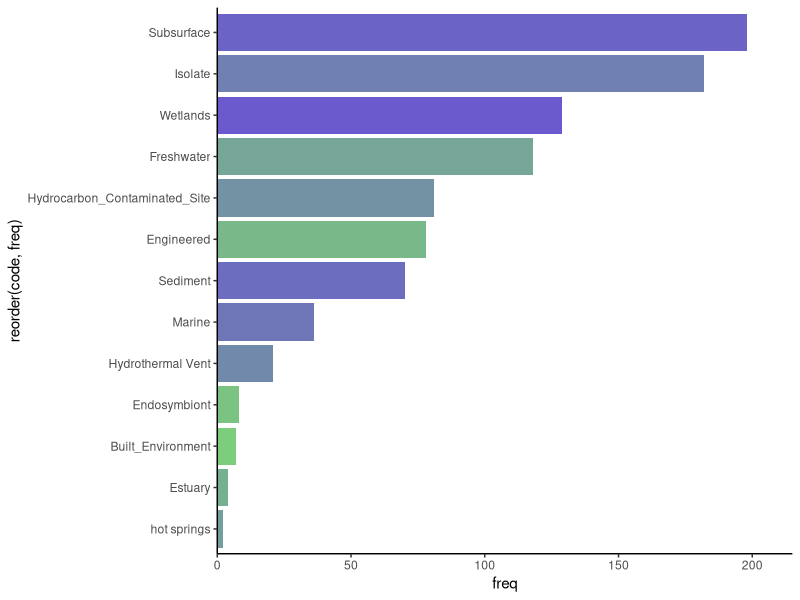
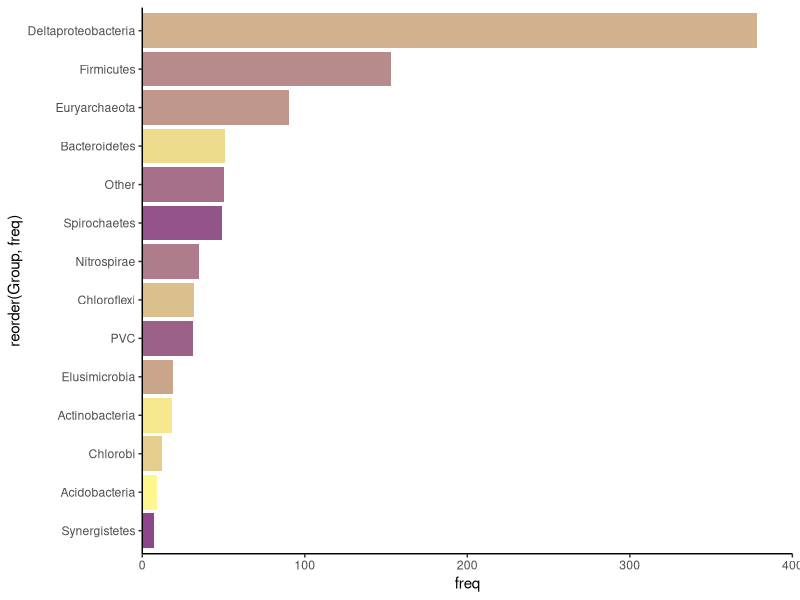
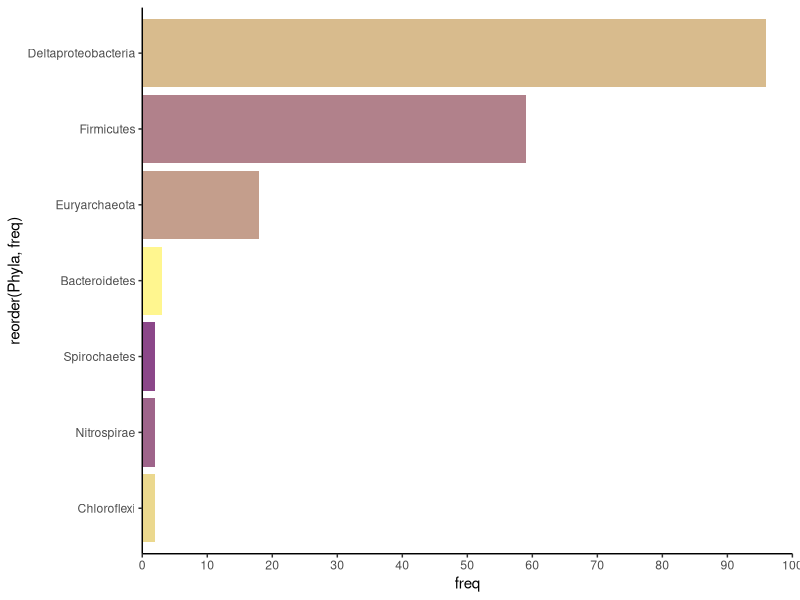
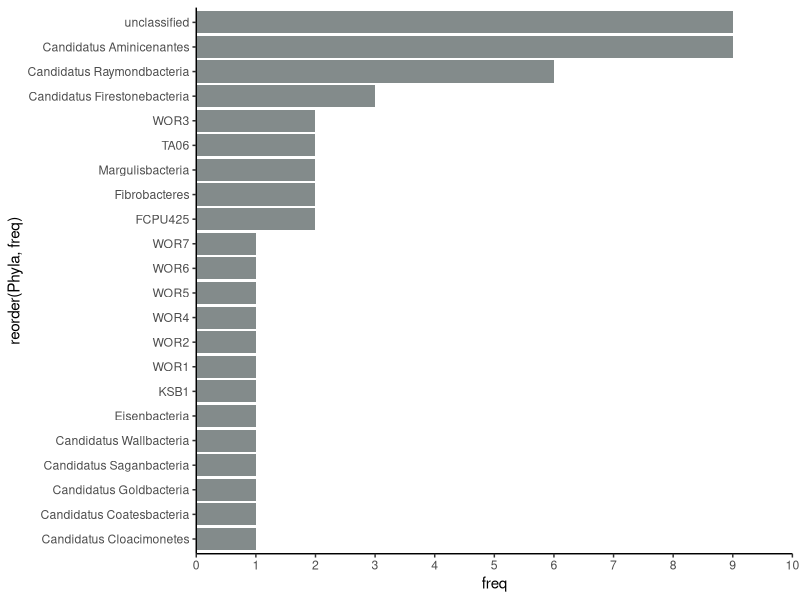
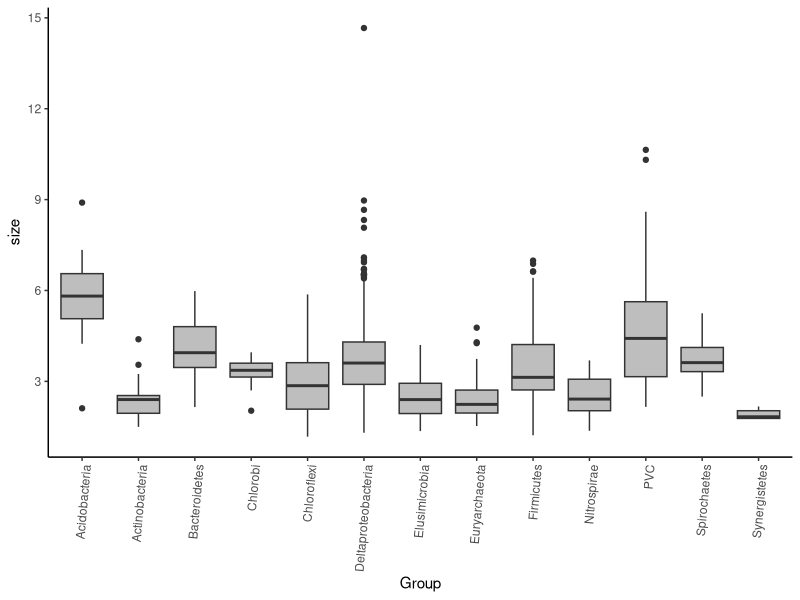
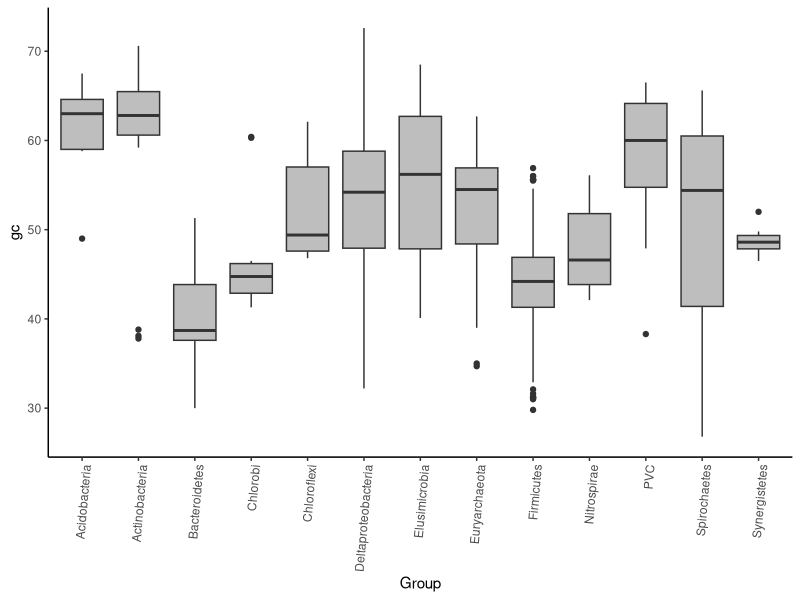
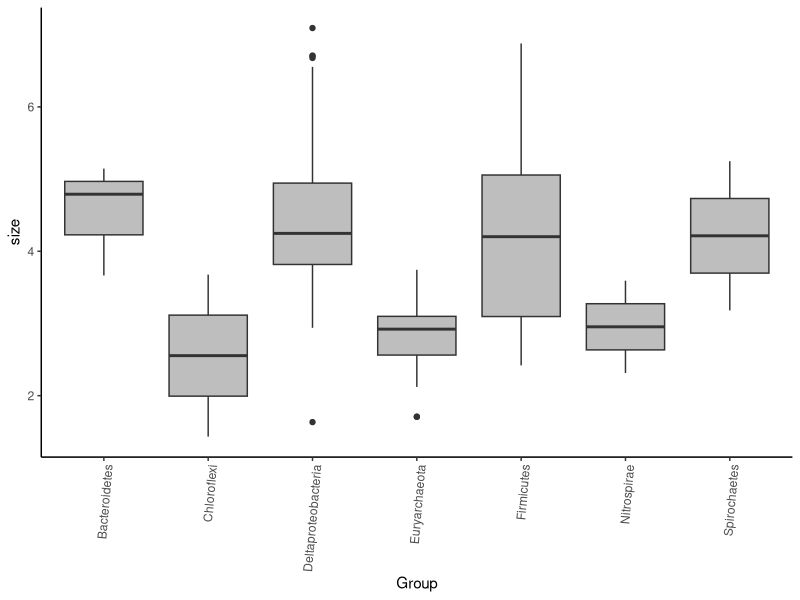
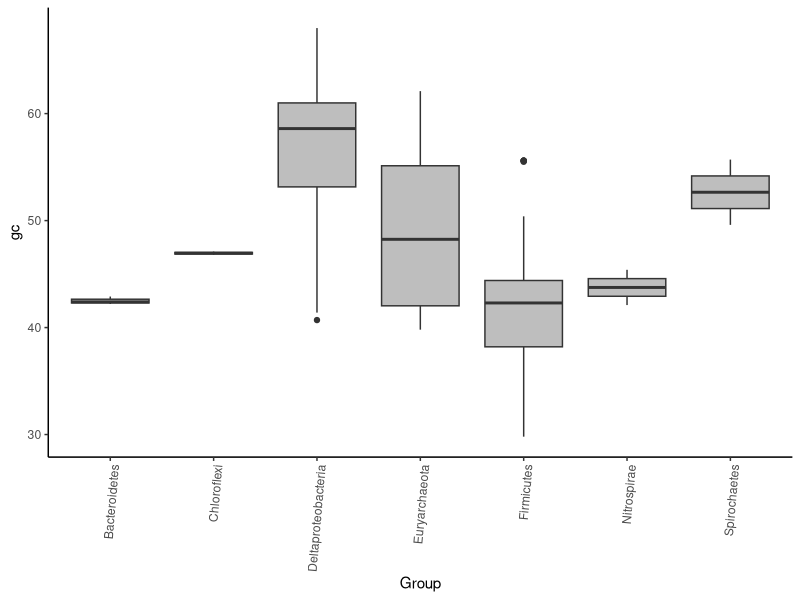

Reproduce these figures in R, in order.
library(tidyverse)
library(reshape2)
library(plyr)

metadata = read.csv("files/stats/medium-mehg-metadata-stats.csv")
environment = count(metadata, "code")
group = count(metadata, "Group")
phyla = count(metadata, "Phyla")
study = count(metadata, "study")

# Environments plot
phaColfunc = colorRampPalette(c("palegreen3", "slateblue"))
bar_env = environment %>% ggplot(aes(x=reorder(code, freq), y=freq)) + geom_bar(stat="identity", fill=(phaColfunc(13))) + coord_flip() + scale_y_continuous(limits=c(0,215), expand = c(0, 0)) + theme_classic()
bar_env 

# phyla plot
phylaColfunc = colorRampPalette(c("khaki1", "orchid4"))
bar_phyla = group %>% ggplot(aes(x=reorder(Group, freq), y=freq)) + geom_bar(stat="identity", fill=(phylaColfunc(14))) + coord_flip() + scale_y_continuous(limits=c(0,400), expand= c(0,0)) + theme_classic()
bar_phyla

# reference isolate phyla 
references = metadata %>% filter(code=="Isolate")
reference_phyla = count(references, "Phyla")
bar_ref = reference_phyla %>% ggplot(aes(x=reorder(Phyla, freq), y=freq)) + geom_bar(stat="identity", fill=(phylaColfunc(7))) + coord_flip() + scale_y_continuous(limits=c(0,100), expand= c(0,0), breaks=seq(0,100,10)) + theme_classic()
bar_ref

# other with low amounts
other = metadata %>% filter(Group=="Other")
other_phyla = count(other, "Phyla")
bar_other= other_phyla %>% ggplot(aes(x=reorder(Phyla, freq), y=freq)) + geom_bar(stat="identity", fill="azure4") + coord_flip() + scale_y_continuous(limits=c(0,10), expand= c(0,0), breaks=seq(0,10,1)) + theme_classic()
bar_other

# genome statistics
# all
# genome size
genome_size = metadata %>% select(Group, size) %>% filter(Group != "Other")
genome_size_avgs = aggregate(genome_size[2], list(genome_size$Group), mean)
all_avgs = genome_size %>% ggplot(aes(x=Group, y=size)) + geom_boxplot(fill="gray")
all_avgs_theme = all_avgs + scale_y_continuous(breaks=seq(0,15,3)) + theme_classic() + theme(axis.text.x = element_text(angle = 85, hjust = 1))
all_avgs_theme
# gc content
gc_all = metadata %>% select(Group, gc) %>% filter(Group != "Other")
gc_meth = gc_all %>% ggplot(aes(x=Group, y=gc)) + geom_boxplot(fill="gray")
gc_meth_theme = gc_meth + theme_classic() + theme(axis.text.x = element_text(angle = 85, hjust = 1))
gc_meth_theme

# just isolates
# genome size
isolate_sizes = metadata %>% filter(code=="Isolate") %>% select(Group, size)
isolate_avgs = isolate_sizes %>% ggplot(aes(x=Group, y=size)) + geom_boxplot(fill="gray")
isolate_avgs_theme = isolate_avgs + theme_classic() + theme(axis.text.x = element_text(angle = 85, hjust = 1))
isolate_avgs_theme
# gc content 
gc_isolates = metadata %>% filter(code=="Isolate") %>% select(Group, gc)
gc_meth_isolates = gc_isolates %>% ggplot(aes(x=Group, y=gc)) + geom_boxplot(fill="gray")
gc_isolates_theme = gc_meth_isolates + theme_classic() + theme(axis.text.x = element_text(angle = 85, hjust = 1))
gc_isolates_theme

# stats for "other" 
#size
other_sizes = metadata %>% filter(Group=="Other") %>% select(Phyla, size)
other_avgs = other_sizes %>% ggplot(aes(x=Phyla, y=size)) + geom_boxplot(fill="gray")
other_avgs_theme = other_avgs + theme_classic() + theme(axis.text.x = element_text(angle = 85, hjust = 1)) 
other_avgs_theme
#gc
other_gc = metadata %>% filter(Group=="Other") %>% select(Phyla, gc)
other_gc_avgs = other_gc %>% ggplot(aes(x=Phyla,y=gc)) + geom_boxplot(fill="gray")
other_gc_theme = other_gc_avgs + theme_classic() + theme(axis.text.x = element_text(angle = 85, hjust = 1)) 
other_gc_theme

# quality stats of MAGs
mags = metadata %>% filter(code != "Isolate")
mag_qual = mags %>% ggplot(aes(x=Completeness, y=Contamination, color=Group)) + geom_point(size=2) + scale_x_continuous(breaks=seq(0,100,10)) + theme_classic()
mag_qual

# Save plots
# bar plots
ggsave(file="figs/2019-09-08-environment-barplot.png", bar_env, width=20, height=10, units=c("cm"))
ggsave(file="figs/2019-09-08-phyla-barplot.png", bar_phyla, width=20, height=10, units=c("cm"))
ggsave(file="figs/2019-09-08-reference-phyla-barplot.png", bar_ref, width=7, height=4, units=c("cm"))
ggsave(file="figs/2019-09-08-other-phyla-barplot.png", bar_other, width=10, height=10, units=c("cm"))

# stats
ggsave(file="figs/2019-09-08-all-genome-sizes.png", all_avgs_theme, width=15, height=10, units=c("cm"))
ggsave(file="figs/2019-09-08-all-gc.png", gc_meth_theme, width=15, height=10, units=c("cm"))
ggsave(file="figs/2019-09-08-isolates-sizes.png", isolate_avgs_theme, width=10, height=7, units=c("cm"))
ggsave(file="figs/2019-09-08-isolates-gc.png", gc_isolates_theme, width=10, height=7, units=c("cm"))
ggsave(file="figs/2019-09-08-other-phyla-sizes.png", other_avgs_theme, width=7,height=10,units=c("cm"))
ggsave(file="figs/2019-09-08-other-phyla-gc.png", other_gc_theme,width=7,height=10,units=c("cm"))
ggsave(file="figs/2019-09-08-mags-qual-stats.png", mag_qual, width=15,height=10,units=c("cm"))
